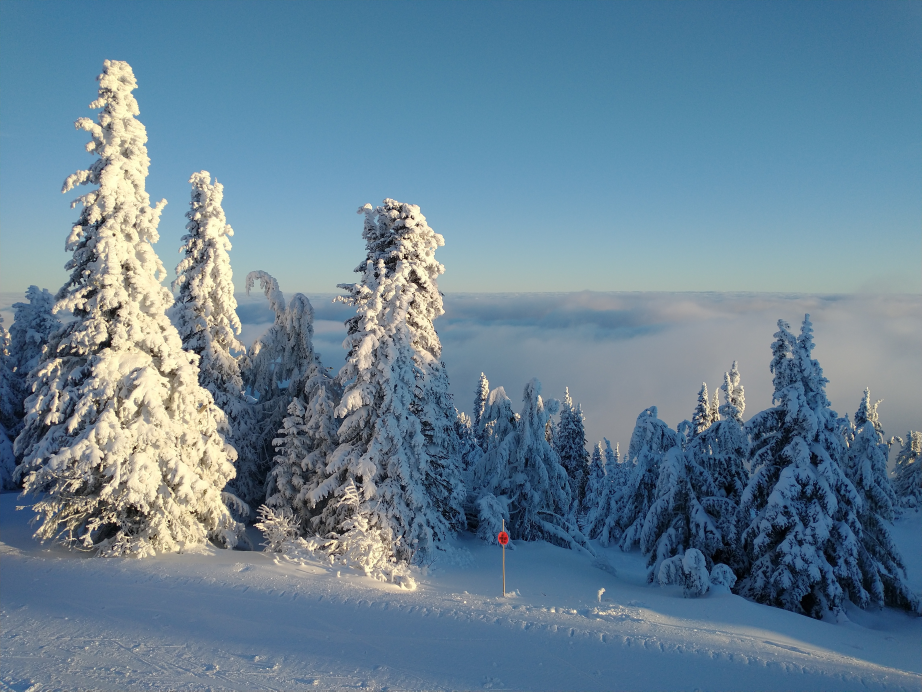
#> input picture Project-2/Sample_Images/nature.jpg, 4608 x 3456 px (shown at 1/5 size)
$ python test.py
#> lines starting #> are read from the running program, lines starting #| are printed output that depends on the picture
import os
from PIL import Image

download_path = "../Sample_Images/nature.jpg"
upload_path = "../Sample_Images/nature_bw_resized.jpg"
with Image.open(download_path) as image:
#> image is the input picture: PIL image 4608x3456 RGB; mean R, G, B 103.5, 130.5, 148.9
    resized_image = image.resize((300, 300))
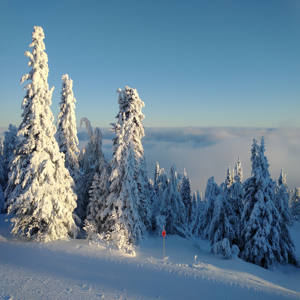
#> resized_image: PIL image 300x300 RGB; mean R, G, B 103.5, 130.5, 148.9
    resized_image.save(upload_path)
